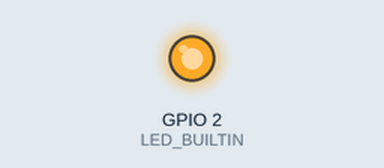
Recording of a program running on a simulated ESP32. Shown: output pins drawn as LEDs (lit = HIGH).

Above: at 1.0 s.
At 3.0 s:
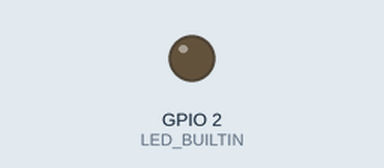
Timing chart, 0 to 5.2 s (numbered marks = the images above):
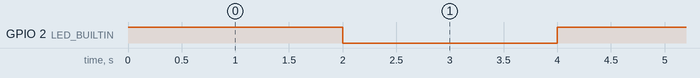

The program:

main.cpp
```cpp
#include <Arduino.h>
#include <Wire.h>
// #include "MAX30100_PulseOximeter.h"

#define LED_BUILTIN 2
#define reportingPeriodMs 1000
// PulseOximeter pox;

void setup()
{
  pinMode(LED_BUILTIN, OUTPUT);
  // digitalWrite(LED_BUILTIN, LOW);
}

void loop()
{
  digitalWrite(LED_BUILTIN, HIGH);
  delay(2000);
  digitalWrite(LED_BUILTIN, LOW);
  delay(2000);
}
```

Measured:
- by itself, GPIO 2 (LED_BUILTIN): alternates HIGH for 2.0 s and LOW for 2.0 s
